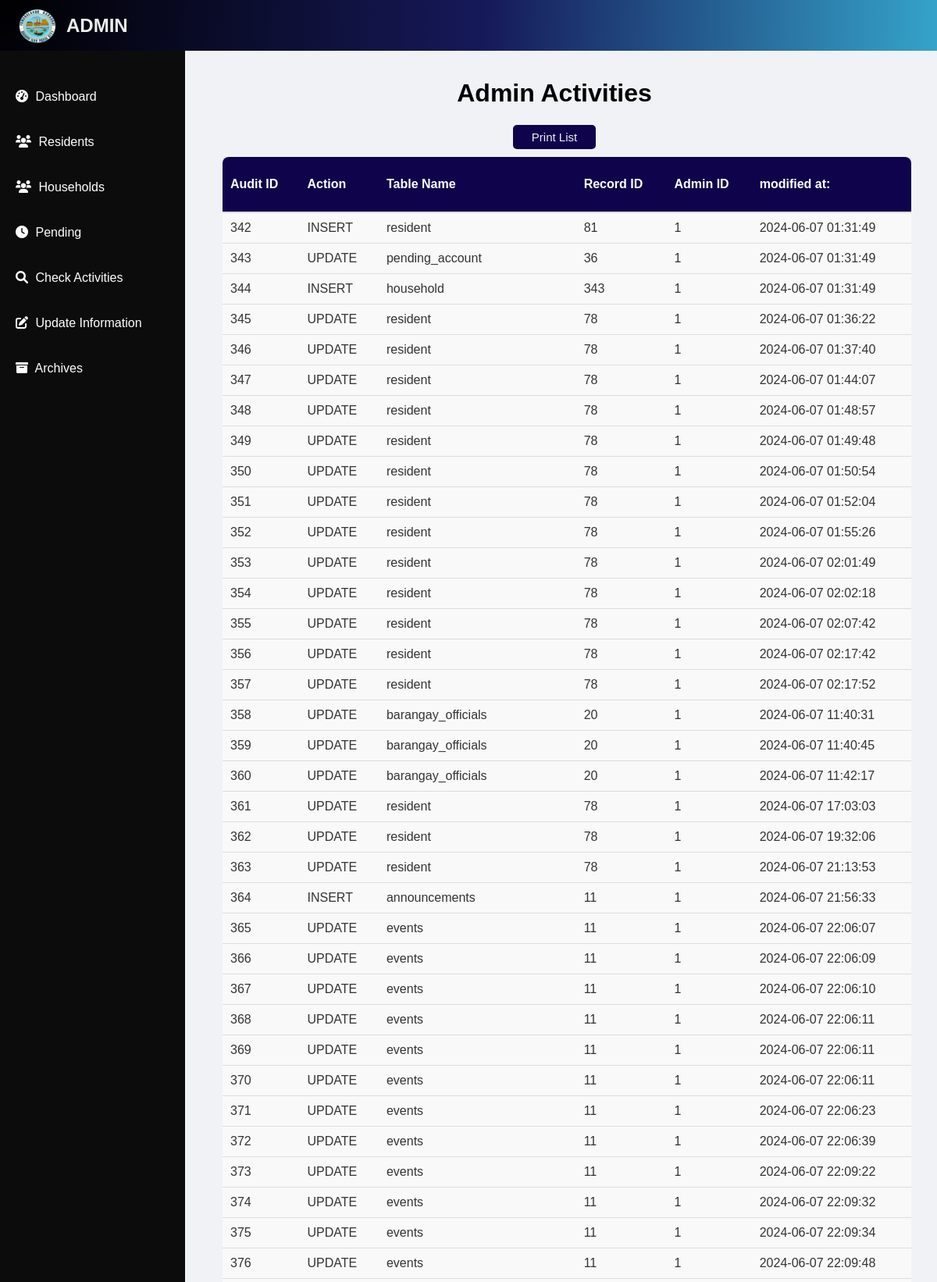
The page /audit.php (upper part) on the database its author committed.
### tables this page shows
CREATE TABLE `audit_trail` (
  `audit_id` int(11) NOT NULL,
  `action_type` varchar(10) NOT NULL,
  `table_name` varchar(50) NOT NULL,
  `record_id` int(11) NOT NULL,
  `admin_id` int(11) NOT NULL,
  `old_values` longtext DEFAULT NULL CHECK (json_valid(`old_values`)),
  `new_values` longtext DEFAULT NULL CHECK (json_valid(`new_values`)),
  `action_timestamp` timestamp NOT NULL DEFAULT current_timestamp()
);

### audit.php (the view, shortened to what this page needs)
<?php
include'connection.php';
?>
<!DOCTYPE html>
<html lang="en">
<head>
    <link rel="stylesheet" href="https://cdnjs.cloudflare.com/ajax/libs/font-awesome/6.0.0-beta3/css/all.min.css">
</head>
<body>
<div class="header">
        <div class="title">
            <img src="./assets/bgi logo.png" height="55" alt="Logo">
            <h2 class="heading">ADMIN</h2>
        </div>
    </div>
    <div class="nav">
        <div class="options">
            <a href="index.php" class="outer-a"><i class="fas fa-tachometer-alt" style="margin-right: 5px;"></i> Dashboard</a>
        </div>
        <div class="options">
            <a href="residents.php" class="outer-a"><i class="fas fa-users" style="margin-right: 5px;"></i> Residents</a>
        </div>
        <div class="options">
            <a href="household.php" class="outer-a"><i class="fas fa-users" style="margin-right: 5px;"></i> Households</a>
        </div>
        <div class="options">
            <a href="#" class="outer-a"><i class="fas fa-clock" style="margin-right: 5px;"></i> Pending</a>
        </div>
        <div class="options">
            <a href="audit.php" class="outer-a"><i class="fas fa-search" style="margin-right: 5px;"></i> Check Activities</a>
        </div>
        <div class="options">
            <a href="#" class="outer-a"><i class="fas fa-edit" style="margin-right: 5px;"></i> Update Information</a>
        </div>
        <div class="options">
            <a href="#" class="outer-a"><i class="fas fa-archive" style="margin-right: 5px;"></i> Archives</a>
        </div>
    </div>
    <div class="audit-container">
        <div class="audittitle">
            <h1>Admin Activities</h1>
        </div>
        <form action="" method="post">
            <input type="submit" name="audit" id="print-audit-button" value="Print List">
        </form>
        <div id="table-wrapper-audit">
            <table>
            <thead>
                <tr>
                    <th>Audit ID</th>
                    <th>Action</th>
                    <th>Table Name</th>
                    <th>Record ID</th>
                    <th>Admin ID</th>
                    <th>modified at:</th>
                </tr>
            </thead>
            <tbody>
            <tbody>
            <?php
                        $sql = "SELECT * FROM audit_trail";
                        $result = mysqli_query($connect, $sql);
                        while ($row = $result->fetch_assoc()) {
                            echo"<tr>";
                            echo "<td>" . $row["audit_id"] . "</td>";
                            echo "<td>" . $row["action_type"] . "</td>";
                            echo "<td>" . $row["table_name"] . "</td>";
                            echo "<td>" . $row["record_id"] . "</td>";
                            echo "<td>" . $row["admin_id"] . "</td>";
                            echo "<td>" . $row["action_timestamp"] . "</td>";
                            echo "<tr>";
                        }
                        ?>
            </tbody>
        </table>
        </div>
    </div>
</body>
</html>

### audit.php (style rules this page uses)
body { font-family: Arial, sans-serif; margin: 0; padding: 0; box-sizing: border-box; background-color: #f0f2f5; }
.header { position: fixed; width: 100%; height: 65px; background: radial-gradient(circle at 0% 0%, #000000, #161959, #37add1); top: 0; left: 0; z-index: 1; display: flex; justify-content: space-between; align-items: center; padding: 0 20px; }
.header .title { display: flex; align-items: center; }
.header .title img { margin-right: 10px; }
.header .heading { color: #EEEEEE; }
.outer-a { text-decoration: none; color: white; }
.nav { position: fixed; left: 0; top: 65px; display: flex; flex-direction: column; align-items: left; padding-top: 30px; justify-content: space-between; height: calc(100vh - 50px); width: 237px; background-color: #0C0C0C; z-index: 1000; }
.options { width: 92%; padding: 10px; text-align: center; font-size: 13px; }
.outer-a { display: block; padding: 10px; color: white; text-decoration: none; font-size: 1rem; text-align: left; }
.audit-container { margin-left: 220px; margin-top: 80px; height: 85vh; display: flex; flex-direction: column; align-items: center; }
#table-wrapper-audit { position: relative; overflow-y: auto; -ms-overflow-style: none; scrollbar-width: none; width: 90%; margin: 10px auto; margin-left: 65px; }
table { border-collapse: collapse; width: 100%; background-color: white; box-shadow: 0 0 10px rgba(0, 0, 0, 0.1); border-radius: 8px; overflow: hidden; }
thead th { position: sticky; top: 0; background-color: #0F044C; color: white; z-index: 1; height: 50px; border-bottom: 2px solid #ddd; text-align: left; padding: 10px; font-size: 1rem; }
tbody tr { border-bottom: 1px solid #ddd; transition: background-color 0.3s; }
tbody td { padding: 10px; text-align: left; font-size: 1rem; color: #333; }
tbody tr:nth-child(odd) { background-color: #f9f9f9; }
tbody tr:nth-child(even) { background-color: #fff; }
#print-audit-button { padding: 7px 24px; background-color: #0F044C; color: #EEEEEE; border: none; border-radius: 5px; font-size: 15px; cursor: pointer; transition: background-color 0.3s, color 0.3s; }

### rows shown on the page
audit_trail: audit_id "342", action_type "INSERT", table_name "resident", record "81", admin "1", action_timestamp "2024-06-07 01:31:49"
audit_trail: audit_id "343", action_type "UPDATE", table_name "pending_account", record "36", admin "1", action_timestamp "2024-06-07 01:31:49"
audit_trail: audit_id "344", action_type "INSERT", table_name "household", record "343", admin "1", action_timestamp "2024-06-07 01:31:49"
audit_trail: audit_id "345", action_type "UPDATE", table_name "resident", record "78", admin "1", action_timestamp "2024-06-07 01:36:22"
audit_trail: audit_id "346", action_type "UPDATE", table_name "resident", record "78", admin "1", action_timestamp "2024-06-07 01:37:40"
audit_trail: audit_id "347", action_type "UPDATE", table_name "resident", record "78", admin "1", action_timestamp "2024-06-07 01:44:07"
audit_trail: audit_id "348", action_type "UPDATE", table_name "resident", record "78", admin "1", action_timestamp "2024-06-07 01:48:57"
audit_trail: audit_id "349", action_type "UPDATE", table_name "resident", record "78", admin "1", action_timestamp "2024-06-07 01:49:48"
audit_trail: audit_id "350", action_type "UPDATE", table_name "resident", record "78", admin "1", action_timestamp "2024-06-07 01:50:54"
audit_trail: audit_id "351", action_type "UPDATE", table_name "resident", record "78", admin "1", action_timestamp "2024-06-07 01:52:04"
audit_trail: audit_id "352", action_type "UPDATE", table_name "resident", record "78", admin "1", action_timestamp "2024-06-07 01:55:26"
audit_trail: audit_id "353", action_type "UPDATE", table_name "resident", record "78", admin "1", action_timestamp "2024-06-07 02:01:49"
audit_trail: audit_id "354", action_type "UPDATE", table_name "resident", record "78", admin "1", action_timestamp "2024-06-07 02:02:18"
audit_trail: audit_id "355", action_type "UPDATE", table_name "resident", record "78", admin "1", action_timestamp "2024-06-07 02:07:42"
audit_trail: audit_id "356", action_type "UPDATE", table_name "resident", record "78", admin "1", action_timestamp "2024-06-07 02:17:42"
audit_trail: audit_id "357", action_type "UPDATE", table_name "resident", record "78", admin "1", action_timestamp "2024-06-07 02:17:52"
audit_trail: audit_id "358", action_type "UPDATE", table_name "barangay_officials", record "20", admin "1", action_timestamp "2024-06-07 11:40:31"
audit_trail: audit_id "359", action_type "UPDATE", table_name "barangay_officials", record "20", admin "1", action_timestamp "2024-06-07 11:40:45"
audit_trail: audit_id "360", action_type "UPDATE", table_name "barangay_officials", record "20", admin "1", action_timestamp "2024-06-07 11:42:17"
audit_trail: audit_id "361", action_type "UPDATE", table_name "resident", record "78", admin "1", action_timestamp "2024-06-07 17:03:03"
audit_trail: audit_id "362", action_type "UPDATE", table_name "resident", record "78", admin "1", action_timestamp "2024-06-07 19:32:06"
audit_trail: audit_id "363", action_type "UPDATE", table_name "resident", record "78", admin "1", action_timestamp "2024-06-07 21:13:53"
audit_trail: audit_id "364", action_type "INSERT", table_name "announcements", record "11", admin "1", action_timestamp "2024-06-07 21:56:33"
audit_trail: audit_id "365", action_type "UPDATE", table_name "events", record "11", admin "1", action_timestamp "2024-06-07 22:06:07"
audit_trail: audit_id "366", action_type "UPDATE", table_name "events", record "11", admin "1", action_timestamp "2024-06-07 22:06:09"
audit_trail: audit_id "367", action_type "UPDATE", table_name "events", record "11", admin "1", action_timestamp "2024-06-07 22:06:10"
audit_trail: audit_id "368", action_type "UPDATE", table_name "events", record "11", admin "1", action_timestamp "2024-06-07 22:06:11"
audit_trail: audit_id "369", action_type "UPDATE", table_name "events", record "11", admin "1", action_timestamp "2024-06-07 22:06:11"
audit_trail: audit_id "370", action_type "UPDATE", table_name "events", record "11", admin "1", action_timestamp "2024-06-07 22:06:11"
audit_trail: audit_id "371", action_type "UPDATE", table_name "events", record "11", admin "1", action_timestamp "2024-06-07 22:06:23"
audit_trail: audit_id "372", action_type "UPDATE", table_name "events", record "11", admin "1", action_timestamp "2024-06-07 22:06:39"
audit_trail: audit_id "373", action_type "UPDATE", table_name "events", record "11", admin "1", action_timestamp "2024-06-07 22:09:22"
audit_trail: audit_id "374", action_type "UPDATE", table_name "events", record "11", admin "1", action_timestamp "2024-06-07 22:09:32"
audit_trail: audit_id "375", action_type "UPDATE", table_name "events", record "11", admin "1", action_timestamp "2024-06-07 22:09:34"
audit_trail: audit_id "376", action_type "UPDATE", table_name "events", record "11", admin "1", action_timestamp "2024-06-07 22:09:48"
